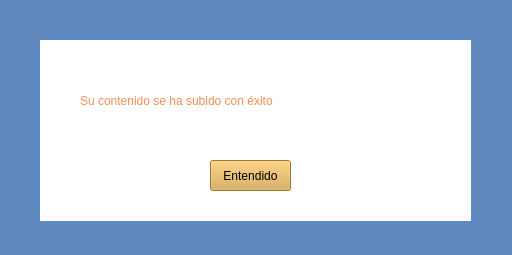
<?xml version="1.0" encoding="UTF-8"?>
<ui version="4.0">
 <class>matriMate</class>
 <widget class="QWidget" name="matriMate">
  <property name="geometry">
   <rect>
    <x>0</x>
    <y>0</y>
    <width>512</width>
    <height>255</height>
   </rect>
  </property>
  <property name="windowTitle">
   <string>Form</string>
  </property>
  <property name="styleSheet">
   <string notr="true">background-color: rgb(96, 137, 191);
</string>
  </property>
  <widget class="QLabel" name="label">
   <property name="geometry">
    <rect>
     <x>40</x>
     <y>40</y>
     <width>431</width>
     <height>181</height>
    </rect>
   </property>
   <property name="styleSheet">
    <string notr="true">background-color: rgb(255, 255, 255);</string>
   </property>
   <property name="text">
    <string/>
   </property>
  </widget>
  <widget class="QLabel" name="label_2">
   <property name="geometry">
    <rect>
     <x>80</x>
     <y>90</y>
     <width>381</width>
     <height>21</height>
    </rect>
   </property>
   <property name="styleSheet">
    <string notr="true">color: rgb(242, 144, 87);
font: 700 15pt &quot;Segoe UI&quot;;

background-color: rgb(255, 255, 255);
</string>
   </property>
   <property name="text">
    <string>Su contenido se ha subido con éxito</string>
   </property>
  </widget>
  <widget class="QPushButton" name="botonEntendidoContenido">
   <property name="geometry">
    <rect>
     <x>210</x>
     <y>160</y>
     <width>81</width>
     <height>31</height>
    </rect>
   </property>
   <property name="styleSheet">
    <string notr="true">background-color: rgb(217, 167, 74);
font: 700 10pt &quot;Segoe UI&quot;;</string>
   </property>
   <property name="text">
    <string>Entendido</string>
   </property>
  </widget>
 </widget>
 <resources/>
 <connections/>
</ui>
